Frame 1 (no input): blank canvas, image omitted
Frame 60 (no input): blank canvas, image omitted
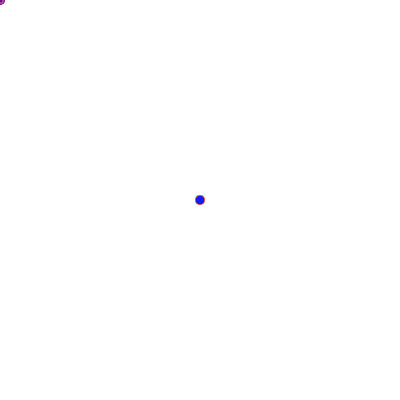
Frame 120 (the mouse pressed at the canvas centre since frame 60)

The p5.js sketch whose frames 1 and 60 were blank and that drew this single picture after the mouse press (run headless with seeded random() and noise() and a simulated clock; from frame 60 on, the mouse is pressed at the canvas centre):

// p5.js sketch
// ── sketch.js
function setup() {
  createCanvas(400, 400);
  frameRate(30);
  background(500);
}

function draw() {
  let x = mouseX;
  let y = mouseY;
  strokeWeight(random(10));
  stroke(random(255), random(255), random(255));
  point(x, y);
}
